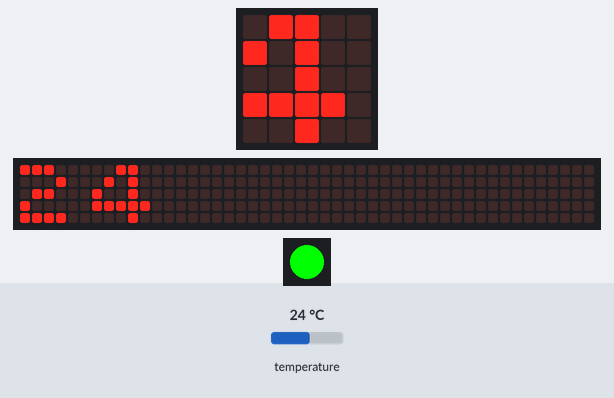
The program below on a simulated Calliope mini (MakeCode). Parts: the board's 5×5 LED display, a strip that is not on the board, showing the scrolling text unrolled, 1 RGB LEDs in strip order, left to right. Inputs (shaded band) come from the test bench; at power-on: temperature 24 °C. The 48×5 strip is a reading aid, not a part: it shows the text the display is scrolling, unrolled, one strip-width of it at a time.

Above: at 1.25 s.
1.3 s: temperature set to 41 °C
At 1.7 s:
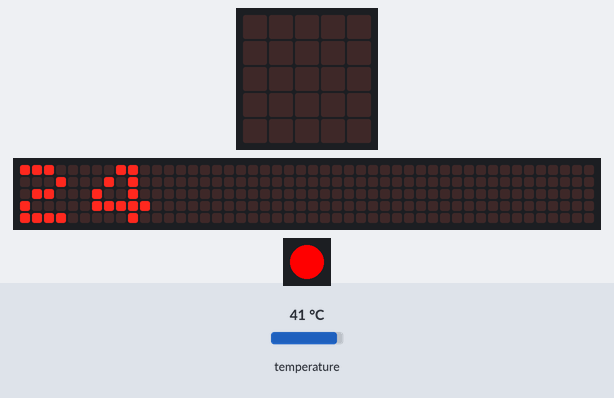
At 2.5 s:
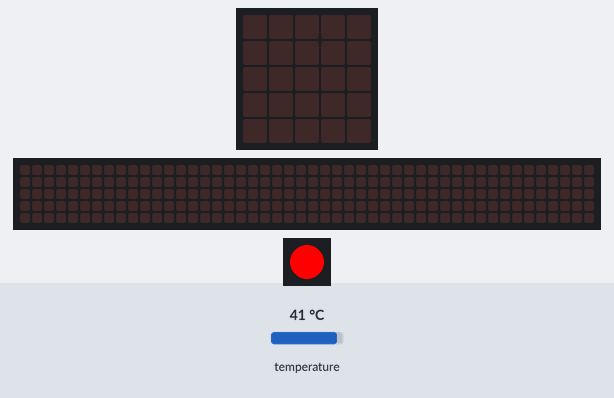
3.3 s: temperature set to 35.4 °C
4.8 s: temperature set to 34.5 °C
At 6.0 s:
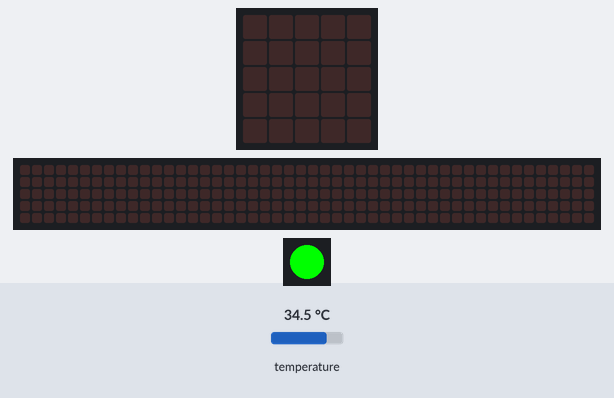
Timing chart, 0 to 7.8 s (numbered marks = the images above; inputs shaded):
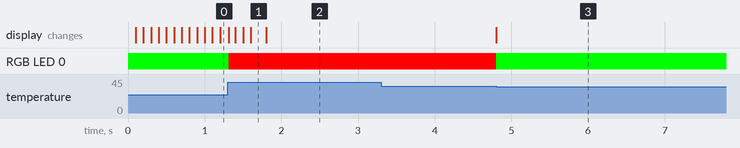

The program:

main.ts
```typescript
basic.forever(function () {
    basic.showNumber(input.temperature(), 100)
    basic.pause(10000)
})
basic.forever(function () {
    if (input.temperature() < 35) {
        basic.setLedColor(0x00ff00)
    } else if (input.temperature() > 35) {
        basic.setLedColor(0xff0000)
    }
})
```

test.ts
```typescript
// Hier kann man Tests durchführen; diese Datei wird nicht kompiliert, wenn dieses Paket als Erweiterung verwendet wird.
```

Measured:
- the behaviour switches between 35 and 34.9 °C on temperature (found by bisection; images 2 and 3)
- after the input at 1.3 s, the display: first changes at once (image 1 shows a later state)
- after the input at 3.3 s, every drawn part: stays the same
